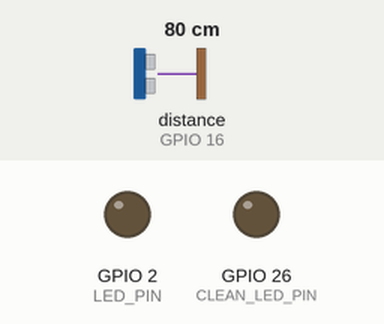
A sketch run on a simulated ESP32. Parts: output pins drawn as LEDs (lit = HIGH). The test bench sets the inputs (shaded band); at power-on: distance to the obstacle (sensor on GPIO 16) 80 cm. The echo pulse lasts 58.3 µs per cm; WiFi joins after 1.5 s; servers stay silent unless stated; network time is answered at once with the bench clock; uploads are accepted with an empty reply; the local clock reads 2024-03-15 10:24:30 at power-on unless the sketch sets it; pins used as bus, display or sensor lines are not drawn; what the sketch prints to the serial monitor is not drawn.

Above: at 2.7 s.
2.8 s: distance to the obstacle (sensor on GPIO 16) set to 26 cm
11.5 s: distance to the obstacle (sensor on GPIO 16) set to 22 cm
At 15.7 s:
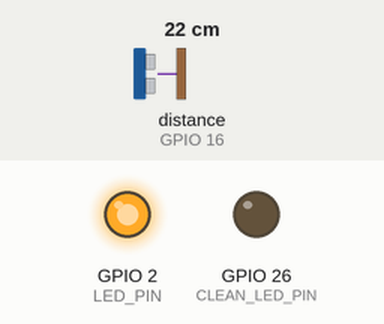
Timing chart, 0 to 17.2 s (numbered marks = the images above; inputs shaded):
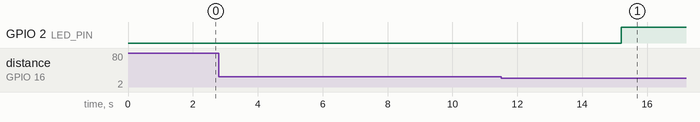

Measured:
- the behaviour switches between 25 and 24 cm on distance to the obstacle (sensor on GPIO 16) (found by bisection; images 0 and 1)
- after the input at 2.8 s, every drawn part: stays the same
- after the input at 11.5 s, GPIO 2 (LED_PIN): LOW → HIGH after 3.7 s

The sketch:

sheet_conter_esp32.ino
```cpp
#include <WiFi.h>
#include <WiFiUdp.h>
#include <NTPClient.h>
#include <HTTPClient.h>

char ssid[] = "S24 Ultra de Santiago"; // Reemplaza con tu SSID
char pass[] = "leomessi10"; // Reemplaza con tu contraseña de WiFi

#define TRIG_PIN 17
#define ECHO_PIN 16
#define LED_PIN 2
#define CLEAN_LED_PIN 26

const unsigned long timeout = 3000000UL; // Tiempo de espera para el sensor
unsigned int ledActivations = 0; // Contador de activaciones del LED
unsigned int activationsUntilCleaning = 0; // Contador de activaciones hasta la limpieza
unsigned long previousMillis = 0; // Tiempo anterior para el muestreo
const long sampleInterval = 5000; // Intervalo de muestreo en milisegundos (5 segundos)
bool chaplinIsPresent = false; // Estado de si Chaplin está presente
bool chaplinWasPresent = false; // Estado anterior de si Chaplin estaba presente

WiFiUDP ntpUDP;
NTPClient timeClient(ntpUDP, "pool.ntp.org", -18000, 60000); // GMT -5 para Bogotá, actualización cada 60 segundos

void setup() {
  pinMode(TRIG_PIN, OUTPUT);
  pinMode(ECHO_PIN, INPUT);
  pinMode(LED_PIN, OUTPUT);
  pinMode(CLEAN_LED_PIN, OUTPUT);
  Serial.begin(115200); // ESP32 suele funcionar bien con una velocidad mayor

  WiFi.begin(ssid, pass);
  while (WiFi.status() != WL_CONNECTED) {
    delay(500);
    Serial.print(".");
  }
  Serial.println("\nWiFi connected");

  timeClient.begin();
}

void loop() {
  timeClient.update();

  int currentHour = timeClient.getHours();
  int currentMinute = timeClient.getMinutes();

  if (currentHour == 23 && currentMinute == 59) {
    ledActivations = 0;
    activationsUntilCleaning = 0;
  }

  unsigned long currentMillis = millis();

  if (currentMillis - previousMillis >= sampleInterval) {
    previousMillis = currentMillis;

    // Medir la distancia con el sensor ultrasónico
    digitalWrite(TRIG_PIN, LOW);
    delayMicroseconds(2);
    digitalWrite(TRIG_PIN, HIGH);
    delayMicroseconds(10);
    digitalWrite(TRIG_PIN, LOW);

    long duration = pulseIn(ECHO_PIN, HIGH, timeout);
    int distance = duration * 0.034 / 2;

    // Determinar si Chaplin está presente o no
    if (distance > 0 && distance < 24) {
      chaplinIsPresent = true;
    } else {
      chaplinIsPresent = false;
    }

    // Detectar cambios en el estado de presencia de Chaplin
    if (chaplinIsPresent && !chaplinWasPresent) {
      // Chaplin acaba de entrar
      ledActivations++;
      activationsUntilCleaning++;
      String message = "Chaplin está en el baño, ya van " + String(ledActivations) + " veces que ha ido al baño el día de hoy";
      Serial.println(message);

      // Enviar datos al backend
      if (WiFi.status() == WL_CONNECTED) {
        HTTPClient http;
        http.begin("https://7rcszg76-8000.brs.devtunnels.ms/poop/new-poop"); // Reemplaza con la URL de tu servidor
        http.addHeader("Content-Type", "application/json");
        String httpRequestData = "{\"pet_id\": 1}";
        int httpResponseCode = http.POST(httpRequestData);

        if (httpResponseCode > 0) {
          String response = http.getString();
          Serial.println(httpResponseCode);
          Serial.println(response);
        } else {
          Serial.print("Error en el envío: ");
          Serial.println(httpResponseCode);
        }
        http.end();
      }

      digitalWrite(LED_PIN, HIGH);
    } else if (chaplinIsPresent && chaplinWasPresent) {
      // Chaplin sigue en el baño
      Serial.println("Chaplin aún está en el baño.");
    } else if (!chaplinIsPresent && chaplinWasPresent) {
      // Chaplin acaba de salir
      Serial.println("Chaplin ha salido del baño.");
      digitalWrite(LED_PIN, LOW);
    } else {
      // Chaplin no está presente
      Serial.println("Preparado para recibir a Chaplin.");
    }

    // Actualizar el estado anterior
    chaplinWasPresent = chaplinIsPresent;

    // Control del LED de limpieza
    if (activationsUntilCleaning >= 7){
      digitalWrite(CLEAN_LED_PIN, HIGH); // Enciende el LED de limpieza
    } else {
      digitalWrite(CLEAN_LED_PIN, LOW); // Apaga el LED de limpieza
    }
  }
}
```
